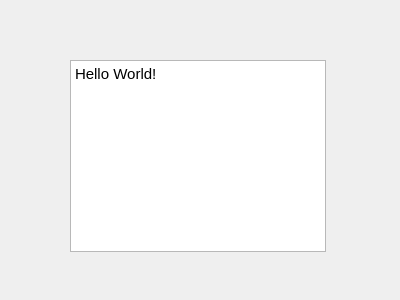
<?xml version="1.0" encoding="UTF-8"?>
<ui version="4.0">
 <class>MainWidget</class>
 <widget class="QWidget" name="MainWidget">
  <property name="geometry">
   <rect>
    <x>0</x>
    <y>0</y>
    <width>400</width>
    <height>300</height>
   </rect>
  </property>
  <property name="windowTitle">
   <string>MainWidget</string>
  </property>
  <widget class="QTextBrowser" name="textBrowser">
   <property name="geometry">
    <rect>
     <x>70</x>
     <y>60</y>
     <width>256</width>
     <height>192</height>
    </rect>
   </property>
   <property name="html">
    <string>&lt;!DOCTYPE HTML PUBLIC &quot;-//W3C//DTD HTML 4.0//EN&quot; &quot;http://www.w3.org/TR/REC-html40/strict.dtd&quot;&gt;
&lt;html&gt;&lt;head&gt;&lt;meta name=&quot;qrichtext&quot; content=&quot;1&quot; /&gt;&lt;style type=&quot;text/css&quot;&gt;
p, li { white-space: pre-wrap; }
&lt;/style&gt;&lt;/head&gt;&lt;body style=&quot; font-family:'Ubuntu'; font-size:11pt; font-weight:400; font-style:normal;&quot;&gt;
&lt;p style=&quot; margin-top:0px; margin-bottom:0px; margin-left:0px; margin-right:0px; -qt-block-indent:0; text-indent:0px;&quot;&gt;Hello World!&lt;/p&gt;&lt;/body&gt;&lt;/html&gt;</string>
   </property>
  </widget>
 </widget>
 <layoutdefault spacing="6" margin="11"/>
 <resources/>
 <connections/>
</ui>
